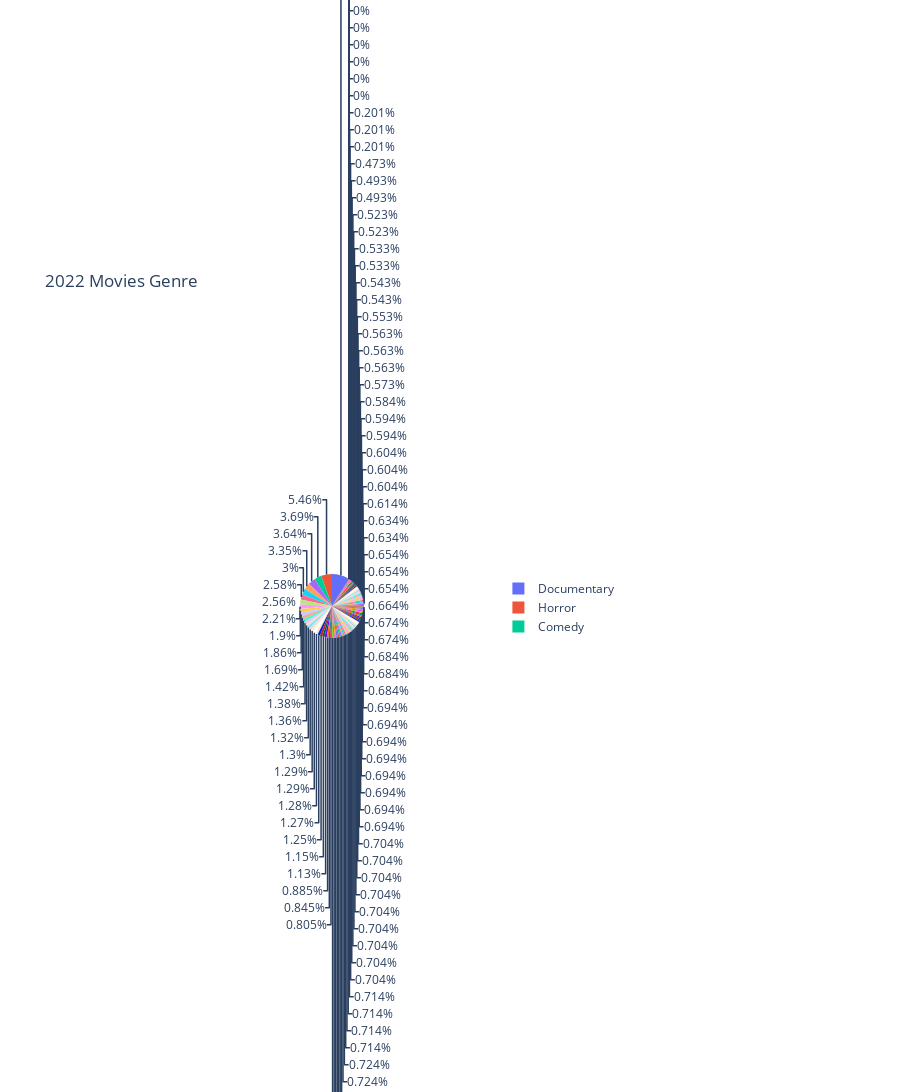

Notebook source saved alongside this figure:
### Code cell
fig = px.pie(movies_2022, values='Rating', names='Genre',hover_data=['Name'], title='2022 Movies Genre',height=1200)
fig.show()

### Figure 1 — Plotly figure (JSON) as saved in the notebook; plotly's stock layout.template omitted (floating-point values rounded to 4 significant figures; data arrays with more than 128 entries replaced by an {"elided": "..."} marker saying what was removed)
{"data": [{"customdata": {"elided": "181x1 str values"}, "domain": {"x": [0, 1], "y": [0, 1]}, "hovertemplate": "Genre=%{label}<br>Rating=%{value}<br>Name=%{customdata[0]}<extra></extra>", "labels": {"elided": "181 str values"}, "legendgroup": "", "name": "", "showlegend": true, "type": "pie", "values": {"elided": "181 int values"}}], "layout": {"height": 1200, "legend": {"tracegroupgap": 0}, "title": {"text": "2022 Movies Genre"}}}
